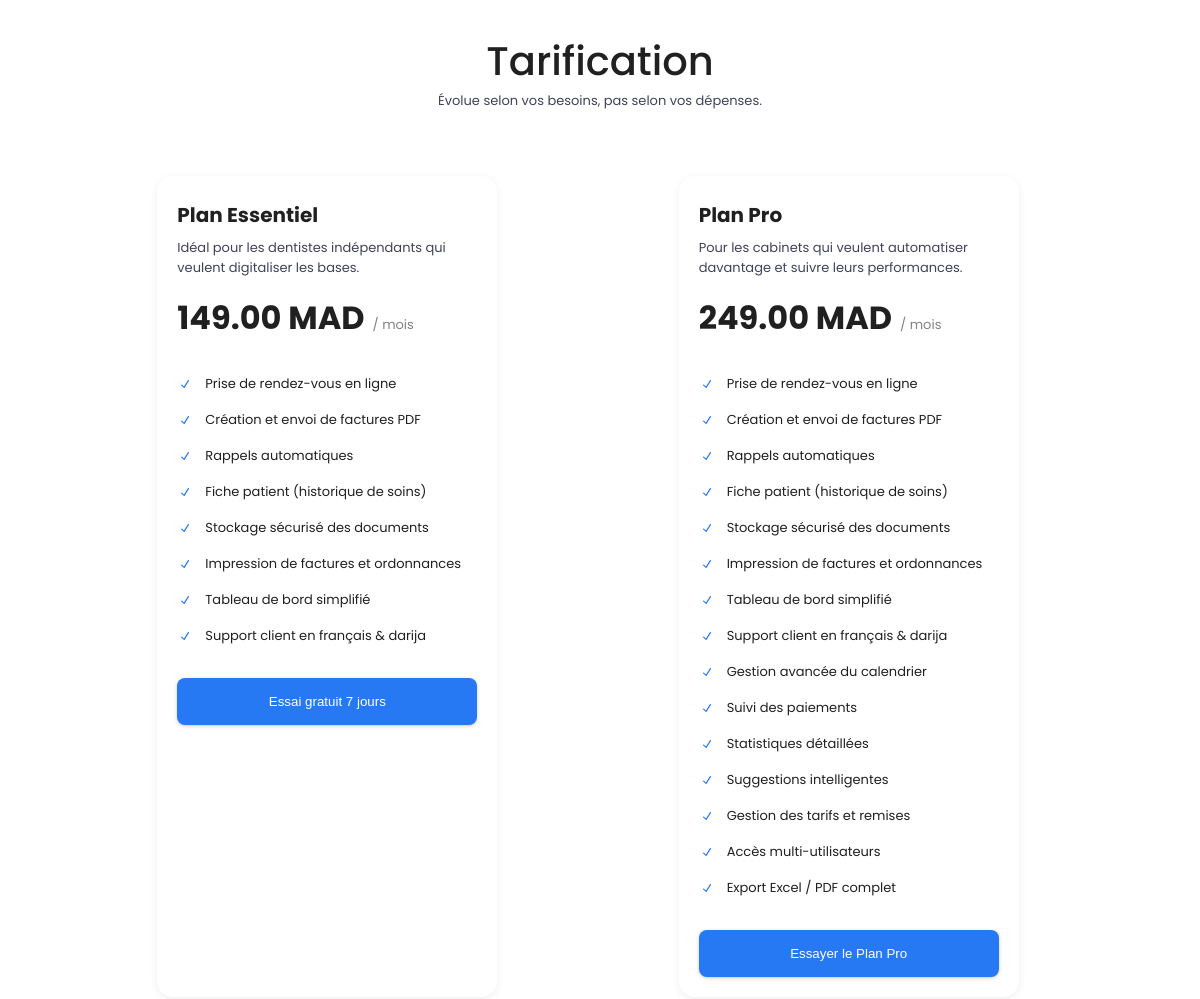
Before: / (middle part) with the older database file.
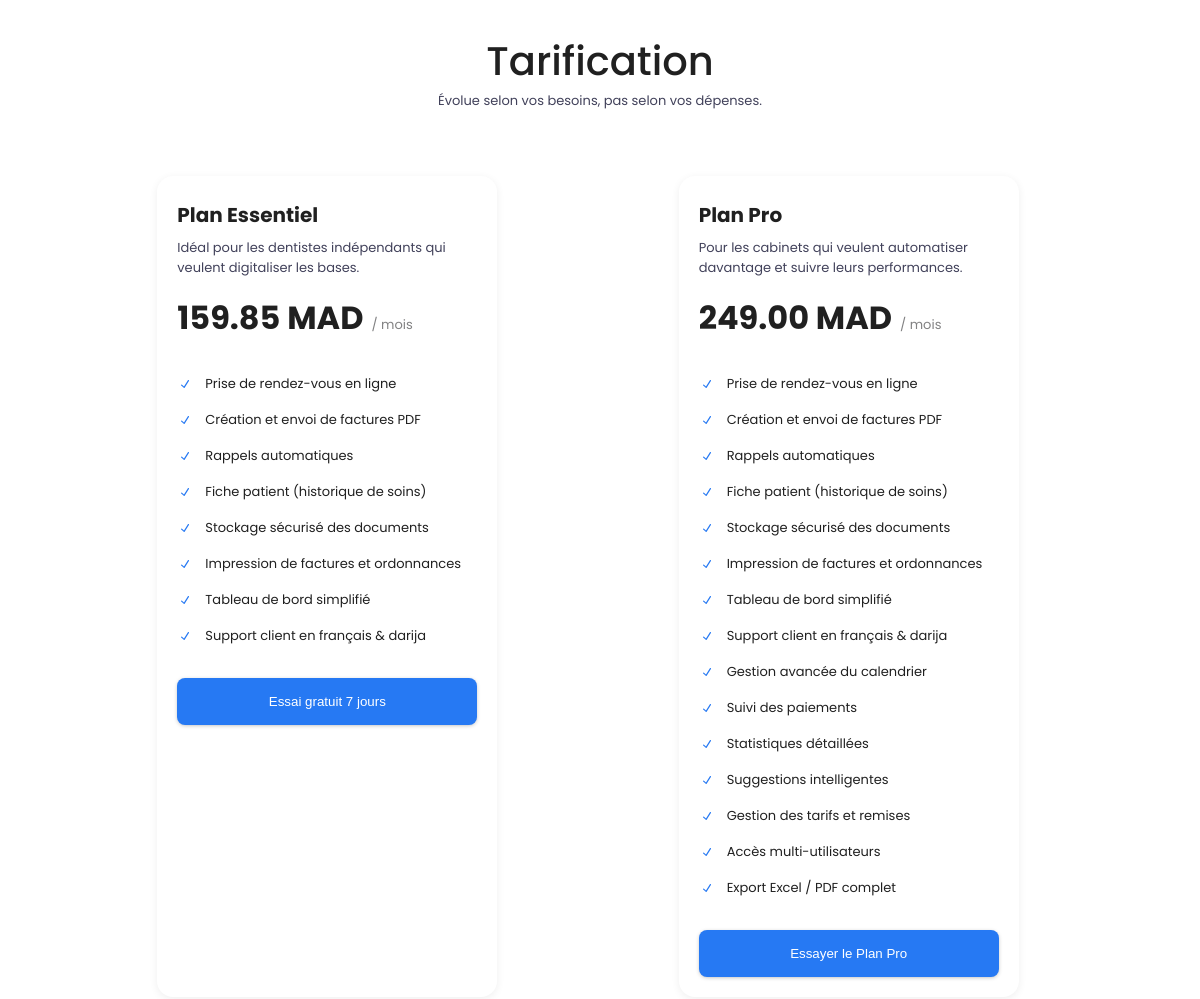
After: the same page with the newer database file.
### tables this page shows
CREATE TABLE `subscription_plans` (
  `id` int NOT NULL,
  `name` varchar(100) NOT NULL,
  `description` text,
  `duration_months` int NOT NULL,
  `price` decimal(10,2) NOT NULL,
  `features` longtext,
  `is_active` tinyint(1) DEFAULT '1',
  `created_at` timestamp NULL DEFAULT CURRENT_TIMESTAMP
);

### dashboard/config/database.php (called while the page is built, shortened)
<?php
class Database {
    private $host = 'localhost';
    private $dbname = 'smiledesk';
    private $username = 'root';
    private $password = 'root';
    private $pdo;
    public function __construct() {
        try {
            $this->pdo = new PDO(
                "mysql:host={$this->host};dbname={$this->dbname};charset=utf8mb4",
                $this->username,
                $this->password,
                [
                    PDO::ATTR_ERRMODE => PDO::ERRMODE_EXCEPTION,
                    PDO::ATTR_DEFAULT_FETCH_MODE => PDO::FETCH_ASSOC,
                    PDO::ATTR_EMULATE_PREPARES => false
                ]
            );
        } catch (PDOException $e) {
            error_log("Database Connection Error: " . $e->getMessage());
            die("Database connection failed. Please try again later.");
        }
    }
    public function getConnection() {
        return $this->pdo;
    }
}
$db = new Database();
$pdo = $db->getConnection();
function executeQuery($query, $params = []) {
    global $pdo;
    try {
        $stmt = $pdo->prepare($query);
        $stmt->execute($params);
        return $stmt;
    } catch (PDOException $e) {
        throw new Exception("Database operation failed: " . $e->getMessage() . " | Query: $query | Params: " . json_encode($params));
    }
}
function fetchAll($query, $params = []) {
    $stmt = executeQuery($query, $params);
    return $stmt->fetchAll(PDO::FETCH_ASSOC);
}
?>

### index.php (the view, shortened to what this page needs)
<?php
require_once __DIR__ . '/dashboard/config/database.php';
$plans = fetchAll("SELECT * FROM subscription_plans WHERE is_active = 1 ORDER BY price ASC");
?>
<!DOCTYPE html>
<html lang="en">
<head>
    <link rel="stylesheet" href="./assets/css/v2.css">
</head>
<body>
    <main>
        <section class="main-6">
            <div class="tarifa" id="tarifa">
                <div class="head-tarifa">
                    <h1>Tarification</h1>
                    <p>Évolue selon vos besoins, pas selon vos dépenses.</p>
                </div>
                <div class="plans">
                    <?php foreach ($plans as $plan): ?>
                        <div class="plan-box" style="margin-bottom:2rem;display:inline-block;vertical-align:top;width:340px;max-width:100%;background:#fff;border-radius:16px;box-shadow:0 2px 8px #0001;padding:24px 20px 20px 20px;margin-right:24px;">
                            <div class="plan-header">
                                <h3><?= htmlspecialchars($plan['name']) ?></h3>
                                <p><?= htmlspecialchars($plan['description']) ?></p>
                                <div class="price">
                                    <h2><?= number_format($plan['price'], 2) ?> MAD</h2>
                                    <span>/ <?= $plan['duration_months'] > 1 ? $plan['duration_months'] . ' mois' : 'mois' ?></span>
                                </div>
                            </div>
                            <div class="features">
                                <?php $features = json_decode($plan['features'], true); if ($features): ?>
                                    <?php foreach ($features as $feature): ?>
                                        <div class="feature-item">
                                            <img src="./assets/check-blue.svg" alt="check">
                                            <span><?= htmlspecialchars($feature) ?></span>
                                        </div>
                                    <?php endforeach; ?>
                                <?php endif; ?>
                            </div>
                            <button class="plan-btn" onclick="window.location.href='./auth/register.php?plan_id=<?= $plan['id'] ?>'">
                                <?= $plan['id'] == 1 ? 'Essai gratuit 7 jours' : 'Essayer le ' . htmlspecialchars($plan['name']) ?>
                            </button>
                        </div>
                    <?php endforeach; ?>
                </div>
            </div>
        </section>
    </main>
</body>
</html>

Changed rows visible on the page:
changed subscription_plans "Plan Essentiel": price "149.00" → "159.85"
